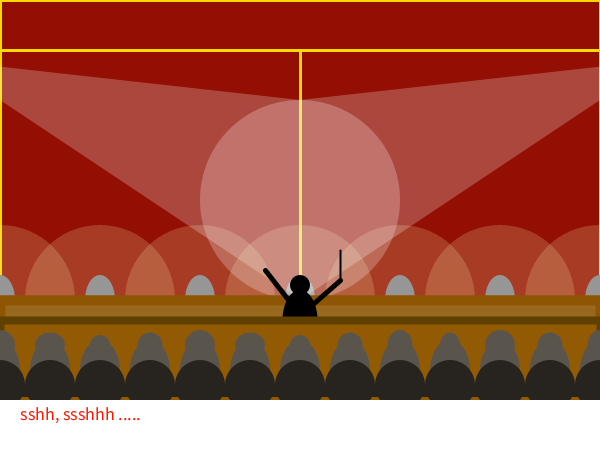
Frame 1 (no input)
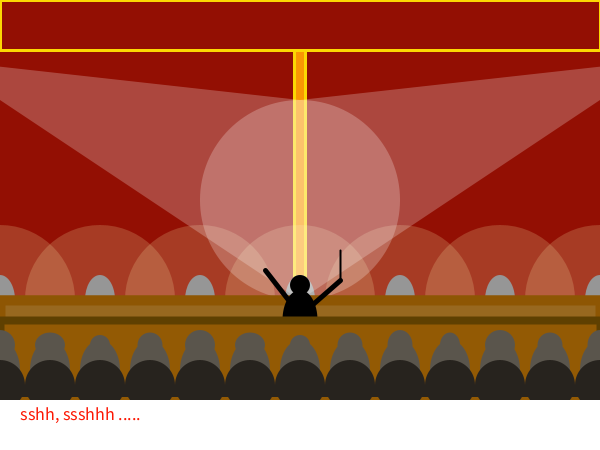
Frame 60 (the mouse pressed at the canvas centre just before this capture)
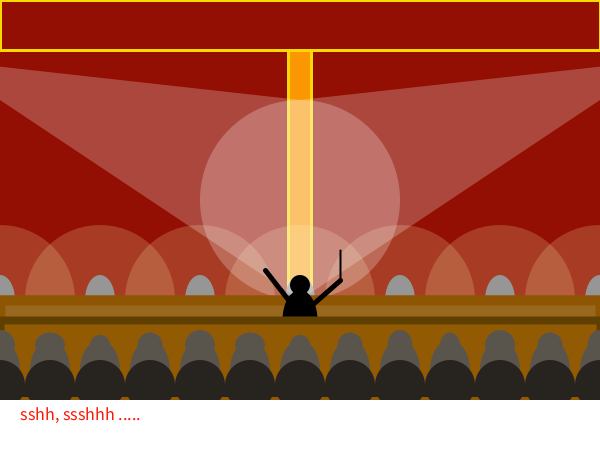
Frame 120 (the mouse held since frame 60 and released just before this capture)

The Processing sketch that drew these frames (run headless with seeded random() and noise(); from frame 60 on, the mouse is pressed at the canvas centre):

// Processing sketch: processing_180602
// ── processing_180602.pde

float starx = 300;
float stary = 200;

float curtx = 0;
float curtx2 = 300;

float bodyx = 600;
float bodyy = 370;


void setup ()
{
size (600, 450);
}
void draw ()
{
background (250, 151, 3);

//curtains
//left
stroke (252, 216, 3);
strokeWeight (3);
fill (147, 15, 3);
rect (curtx,50, 300, 300);
//right
fill (147, 15, 3);
rect (curtx2 , 50, 300, 300);
//canopy
fill (147, 15, 3);
rect (0, 0, 600, 50);

if (curtx < -280)
{
  curtx = -280;
}

if ( curtx2 > 580)
{
  curtx2 = 580;
}

noStroke ();

//lights
fill (250,239,174,50);
ellipse (0, 300, 150, 150);
ellipse (100, 300, 150, 150);
ellipse (200, 300, 150, 150);
ellipse (300, 300, 150, 150);
ellipse (400, 300, 150, 150);
ellipse (500, 300, 150, 150);
ellipse (600, 300, 150, 150);
//lamps
fill (150);
ellipse (0, 300, 30, 50);
ellipse (100, 300, 30, 50);
ellipse (200, 300, 30, 50);
ellipse (300, 300, 30, 50);
ellipse (400, 300, 30, 50);
ellipse (500, 300, 30, 50);
ellipse (600, 300, 30, 50);

//spot
fill (255, 60);
ellipse (300,200, 200,200);
triangle (300,100,300,300,660,60);
triangle (300,100,300,300,-60,60);

//stage
stroke (142, 86, 3);
strokeWeight (10);
line (0, 300, 600, 300);
fill (152, 104, 31);
rect (0, 300, 600, 100);


//conductor
noStroke (); 
fill (0);
ellipse (bodyx - 300, bodyy -  85, 20, 20);
ellipse (bodyx - 300, bodyy - 50, 35, 60);
//arms
stroke (0);
strokeWeight (5);
line (300,315,265,270);
line  (300, 315,340,280);
//sbaton
strokeWeight (2);
line (340,280,340, 250);

noStroke ();
//pit
stroke (#5F4001);
strokeWeight(8);
fill (147,90,4);
rect (0,320,600,150);

//audience
//heads
noStroke ();
fill(90, 85, 76);
ellipse (bodyx - 0, bodyy - 25, 25, 30);
ellipse (bodyx - 50, bodyy -  25, 25, 25);
ellipse (bodyx - 100, bodyy -  25, 30, 30);
ellipse (bodyx - 150, bodyy -  25, 20, 25);
ellipse (bodyx - 200, bodyy -  25, 25, 30);
ellipse (bodyx - 250, bodyy -  25, 25, 25);
ellipse (bodyx - 300, bodyy -  25, 20, 20);
ellipse (bodyx - 350, bodyy -  25, 30, 25);
ellipse (bodyx - 400, bodyy -  25, 30, 30);
ellipse (bodyx - 450, bodyy -  25, 25, 25);
ellipse (bodyx - 500, bodyy -  25, 20, 20);
ellipse (bodyx - 550, bodyy -  25, 30, 25);
ellipse (bodyx - 600, bodyy -  25, 30, 30);

//bodys
fill(90, 85, 76);
ellipse (bodyx - 0, bodyy, 40, 60);
ellipse (bodyx - 50, bodyy, 40, 60);
ellipse (bodyx - 100, bodyy, 40, 60);
ellipse (bodyx - 150, bodyy, 40, 60);
ellipse (bodyx - 200, bodyy, 40, 60);
ellipse (bodyx - 250, bodyy, 40, 60);
ellipse (bodyx - 300, bodyy, 40, 60);
ellipse (bodyx - 350, bodyy, 40, 60);
ellipse (bodyx - 400, bodyy, 40, 60);
ellipse (bodyx - 450, bodyy, 40, 60);
ellipse (bodyx - 500, bodyy, 40, 60);
ellipse (bodyx - 550, bodyy, 40, 60);
ellipse (bodyx - 600, bodyy, 40, 60);

//seats
fill(39, 35, 30);
ellipse (0, 385, 50, 50);
ellipse (50, 385, 50, 50);
ellipse (100, 385, 50, 50);
ellipse (150, 385, 50, 50);
ellipse (200, 385, 50, 50);
ellipse (250, 385, 50, 50);
ellipse (300, 385, 50, 50);
ellipse (350, 385, 50, 50);
ellipse (400, 385, 50, 50);
ellipse (450, 385, 50, 50);
ellipse (500, 385, 50, 50);
ellipse (550, 385, 50, 50);
ellipse (600, 385, 50, 50);

//seatback
rect (0,385,600,12);

//textbox
fill (255);
rect (0, 400, 600, 50);
//caption
fill (252, 23, 3);
textSize (18);
text ("sshh, ssshhh ..... ", 20, 420);
textSize (8);
text ("", 300, 435);

if (starx > 250)
{
  starx = 250;
}

if (bodyy < 348)
{
  bodyy = 348;
}

starx = starx + 0.1;
curtx = curtx - 0.1;
curtx2 = curtx2 + 0.1;
//bodyx = bodyx - 0.1;
//bodyy = bodyy - 0.1;

}

void keyPressed ()
{
  save ("bigstage.png");
}
